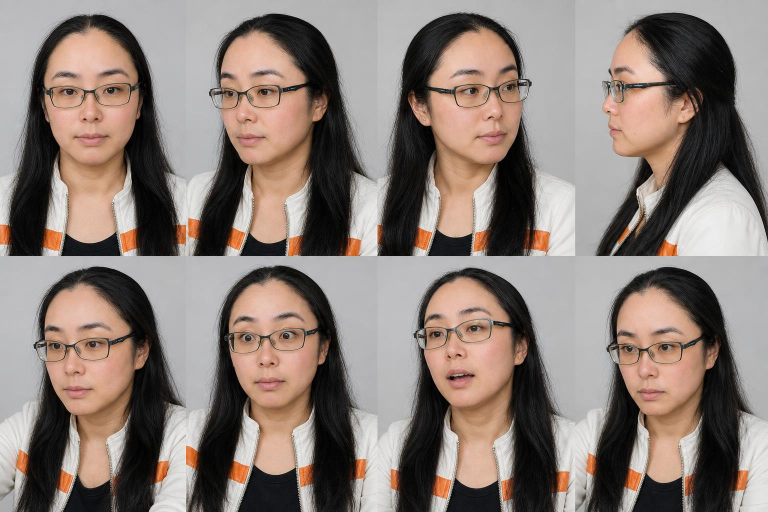
#> input picture assets/character/cands/f1_gptimage2_cur.jpg, 1536 x 1024 px (shown at 1/2 size)
$ python -i sheet.py   (imports and definitions only)
#> lines starting #> are read from the running program, lines starting #| are printed output that depends on the picture; after the words box and inside, x2 and y2 are one past the last pixel; in counts of white or black regions, pixels touching at a corner belong together
#!/usr/bin/env python3
"""Contact sheet: python3 tools/sets/sheet.py OUT.jpg img1 img2 ... [--lines]  (--lines adds XDoG line render row)"""
import sys, os, cv2, numpy as np
from PIL import Image, ImageDraw
def xdog(path, w=640):
#> called with w = 640
    im = cv2.imread(path, cv2.IMREAD_GRAYSCALE); h = int(im.shape[0] * w / im.shape[1])
#> after `im = cv2.imread(path, cv2.IMREAD_GRAYSCALE)`:
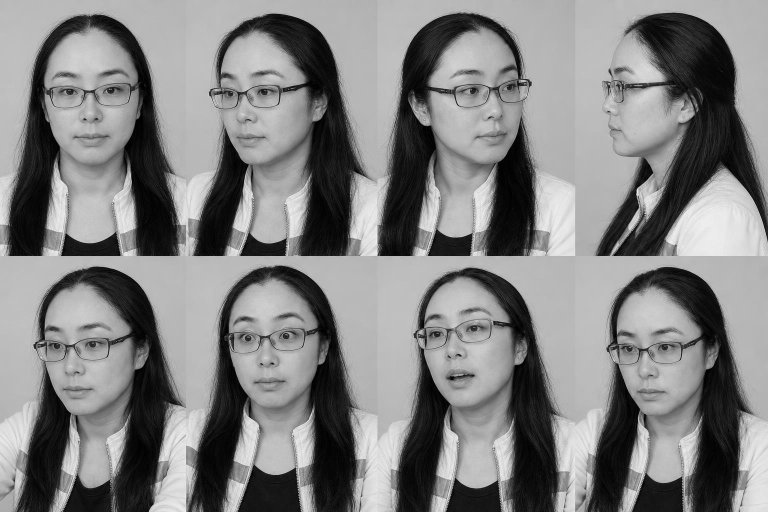
#> im: shape (1024, 1536) (shown at 1/2 size); min 0, max 255, mean 128
#> after `h = int(im.shape[0] * w / im.shape[1])`: h = 426
    g = cv2.resize(im, (w * 2, h * 2), interpolation=cv2.INTER_AREA).astype(np.float32) / 255
    g = cv2.bilateralFilter(g, 9, 0.1, 5)
    s = 1.2; k = 1.6; p = 22; eps = 0.03; phi = 12
    a = cv2.GaussianBlur(g, (0, 0), s); b = cv2.GaussianBlur(g, (0, 0), s * k)
#> after `b = cv2.GaussianBlur(g, (0, 0), s * k)`:
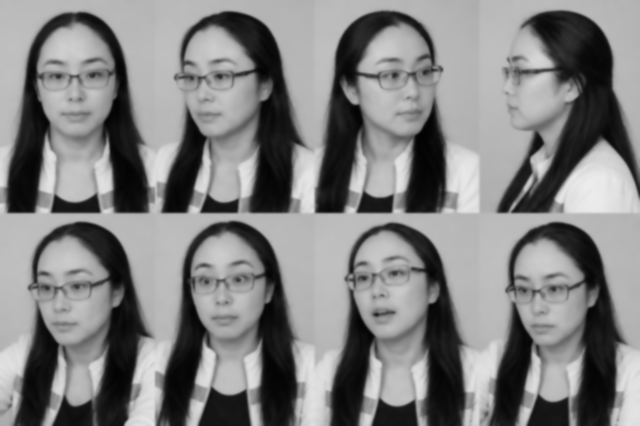
#> b: shape (852, 1280) float32 (shown at 1/2 size); min 0.00818, max 0.929, mean 0.502
    d = (1 + p) * a - p * b
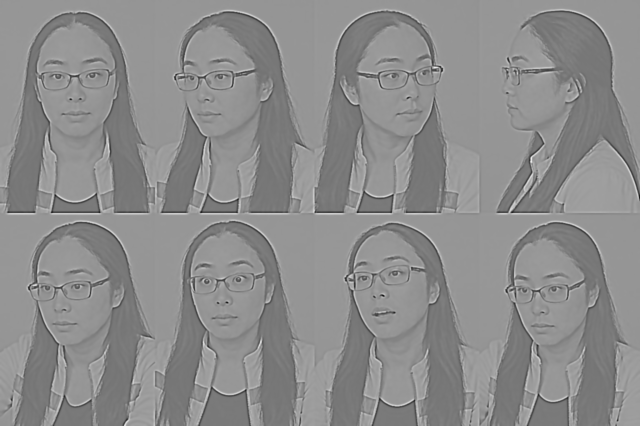
#> d: shape (852, 1280) float32 (shown at 1/2 size); min -2.68, max 3.11, mean 0.502; drawn with min black and max white
    e = np.where(d >= eps, 1.0, 1 + np.tanh(phi * (d - eps)))
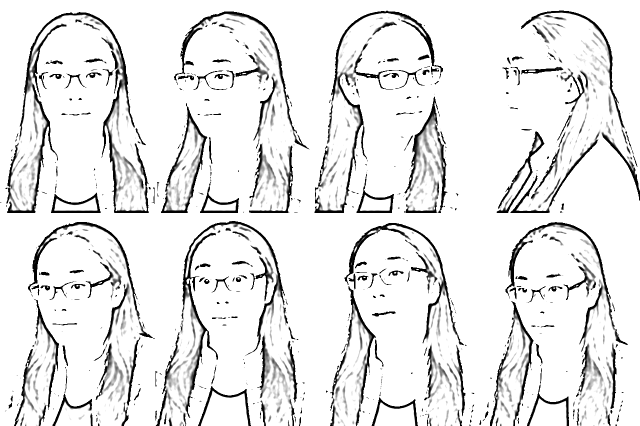
#> e: shape (852, 1280) float32 (shown at 1/2 size); min 0, max 1, mean 0.909
    lines = (e < 0.5).astype(np.uint8) * 255   # white lines on black
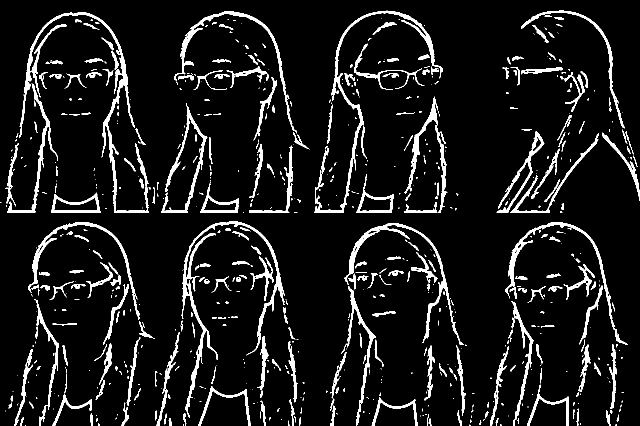
#> lines: shape (852, 1280) (shown at 1/2 size); 8.5% white; 700 white regions (410 under 20 px), largest, box (x1, y1, x2, y2) and area: (39, 24, 298, 426) 6707, (363, 442, 570, 836) 5584, (629, 21, 886, 426) 4497
    lines = cv2.resize(lines, (w, h), interpolation=cv2.INTER_AREA)
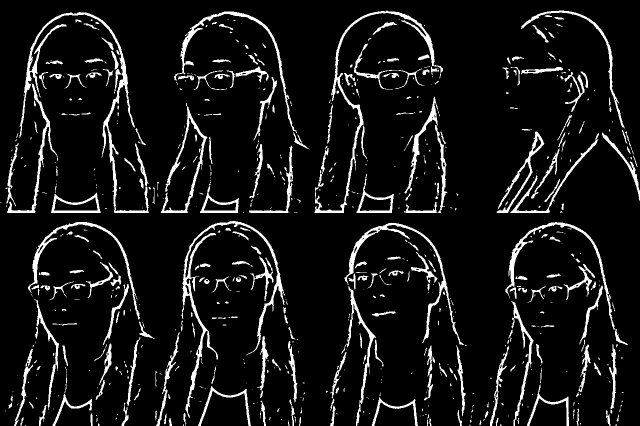
#> lines: shape (426, 640); min 0, max 255, mean 21.7
    return Image.fromarray(lines).convert("RGB")
args = [a for a in sys.argv[2:] if not a.startswith("--")]; lines = "--lines" in sys.argv
W = 640; tiles = []
# [4 lines not run here, left out]
# [1 line that did not run here, left out]
# [1 line that did not run here, left out]
# [5 lines not run here, left out]

>>> result = xdog('../../assets/character/cands/f1_gptimage2_cur.jpg')

$ run again, on assets/character/cands/f1_grokimagin_cur.jpg
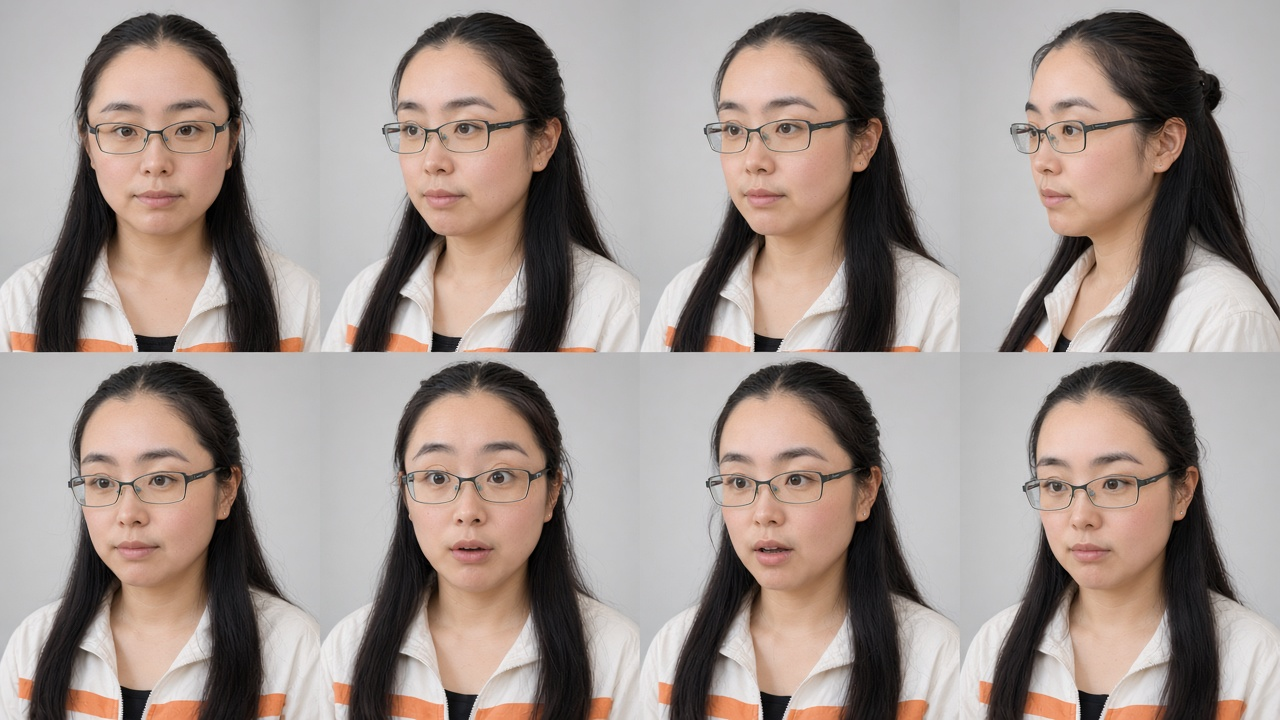
#> input picture assets/character/cands/f1_grokimagin_cur.jpg, 1280 x 720 px
#> in xdog, `e = np.where(d >= eps, 1.0, 1 + np.tanh(phi * (d - eps)))`:
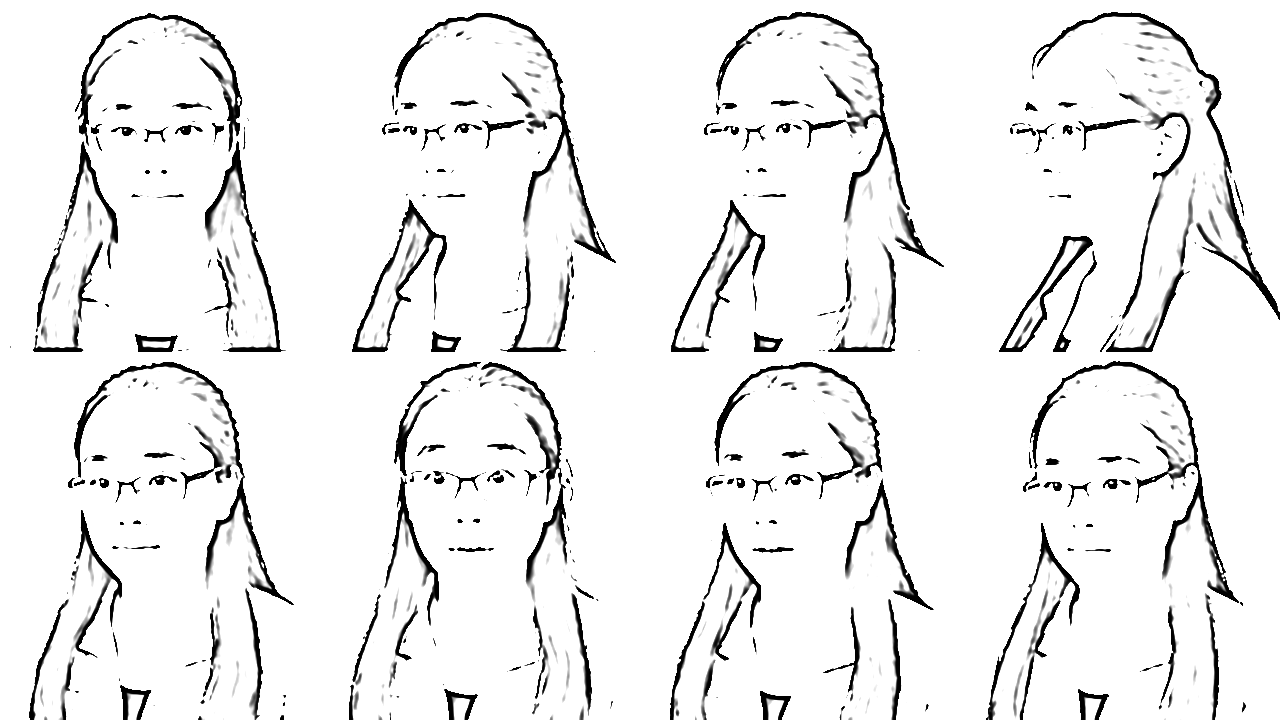
#> e: shape (720, 1280) float32; min 0, max 1, mean 0.935
#> in xdog, `lines = cv2.resize(lines, (w, h), interpolation=cv2.INTER_AREA)`:
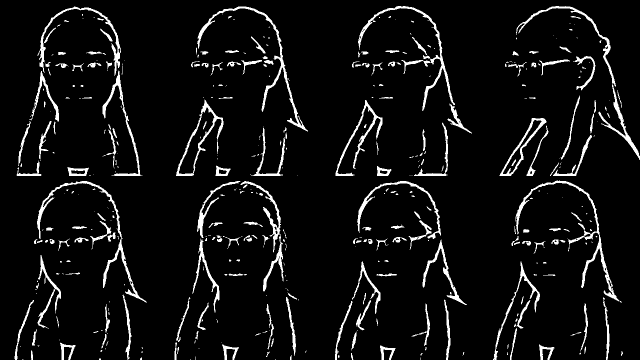
#> lines: shape (360, 640); min 0, max 255, mean 16.4

$ run again, on assets/character/cands/f1_grokimagin_y28.jpg
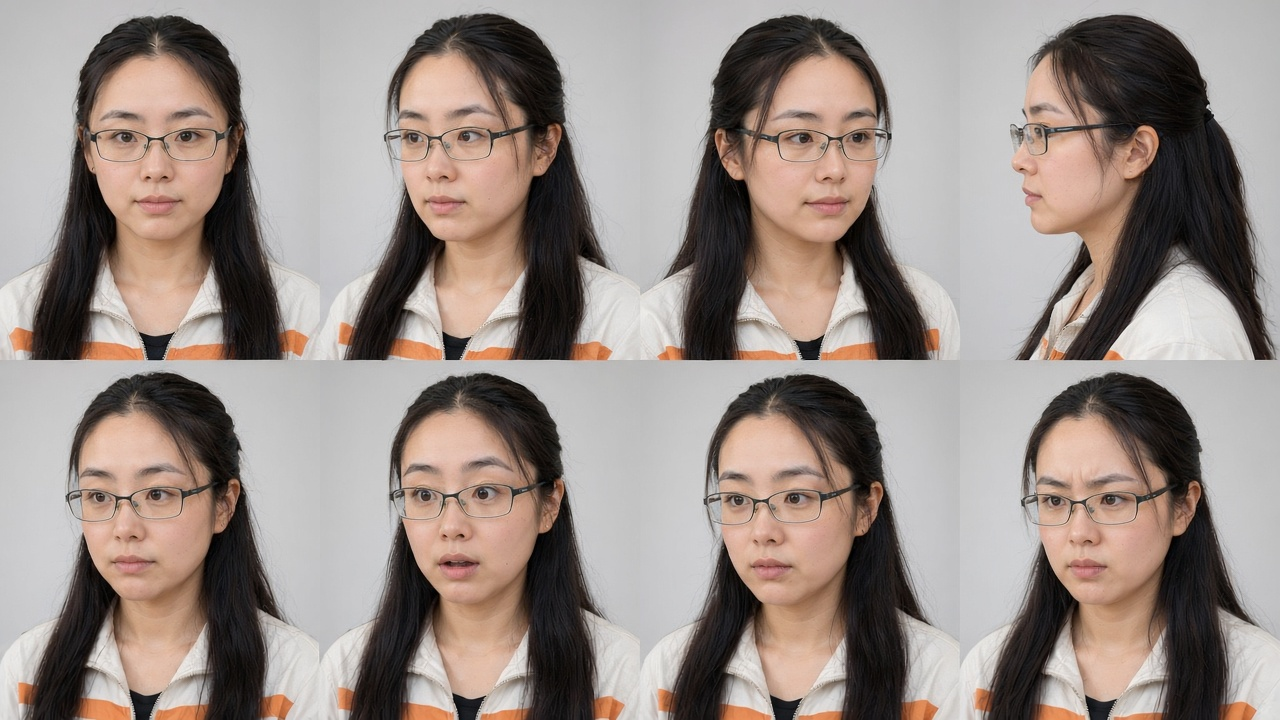
#> input picture assets/character/cands/f1_grokimagin_y28.jpg, 1280 x 720 px
#> in xdog, `e = np.where(d >= eps, 1.0, 1 + np.tanh(phi * (d - eps)))`:
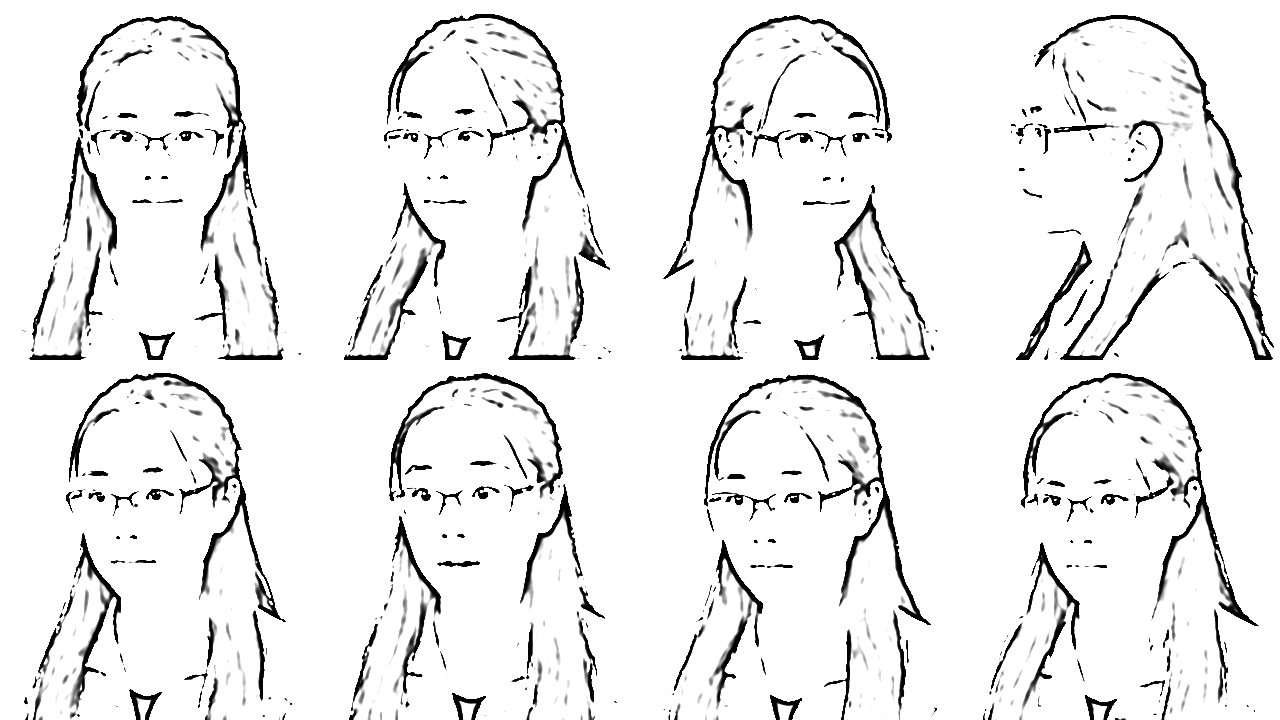
#> e: shape (720, 1280) float32; min 0, max 1, mean 0.933
#> in xdog, `lines = cv2.resize(lines, (w, h), interpolation=cv2.INTER_AREA)`:
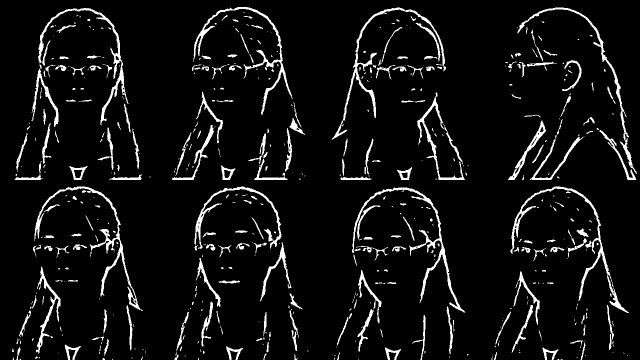
#> lines: shape (360, 640); min 0, max 255, mean 17

$ run again, on assets/character/cands/f2_nanobanana_cur.jpg
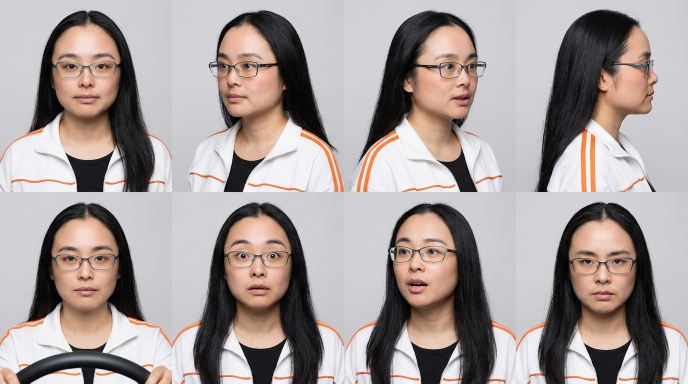
#> input picture assets/character/cands/f2_nanobanana_cur.jpg, 1376 x 768 px (shown at 1/2 size)
#> in xdog, `e = np.where(d >= eps, 1.0, 1 + np.tanh(phi * (d - eps)))`:
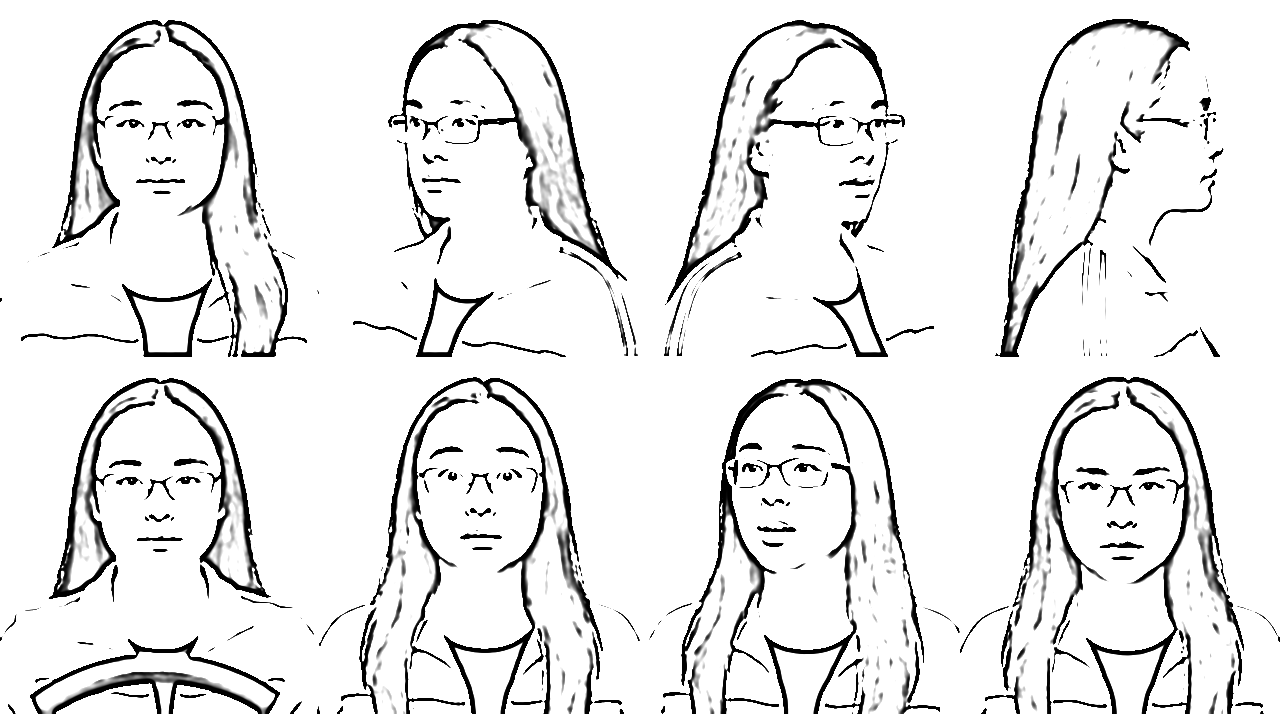
#> e: shape (714, 1280) float32; min 0, max 1, mean 0.915
#> in xdog, `lines = cv2.resize(lines, (w, h), interpolation=cv2.INTER_AREA)`:
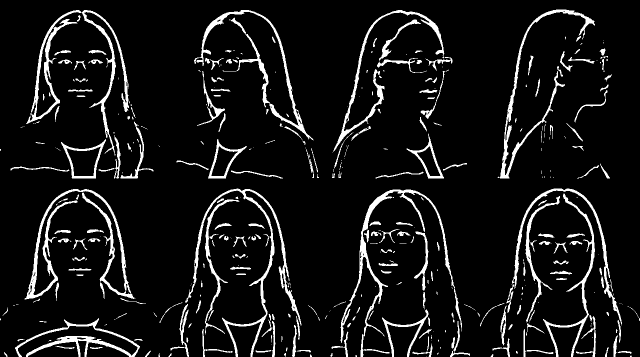
#> lines: shape (357, 640); min 0, max 255, mean 21.6
